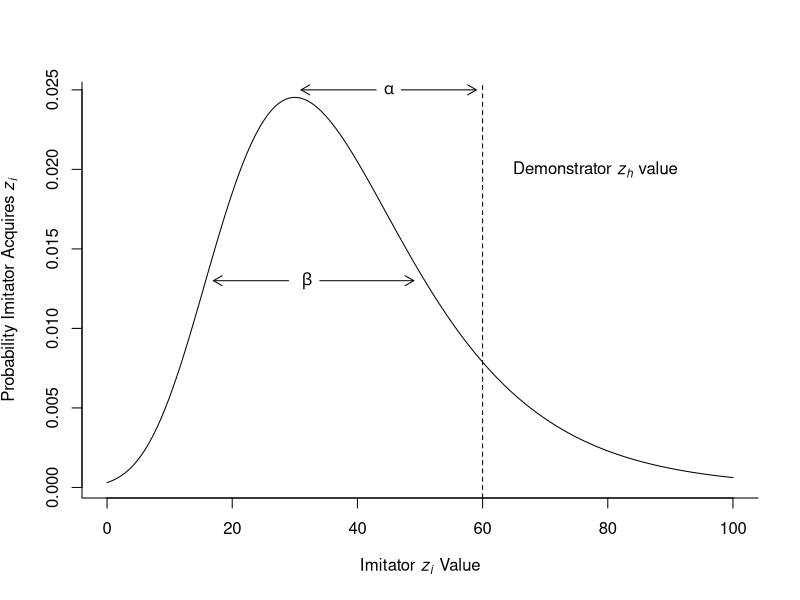
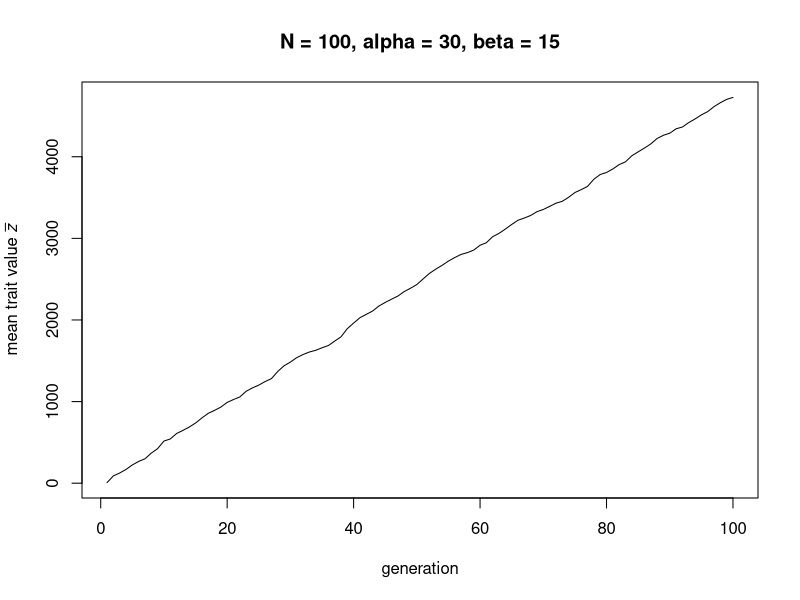
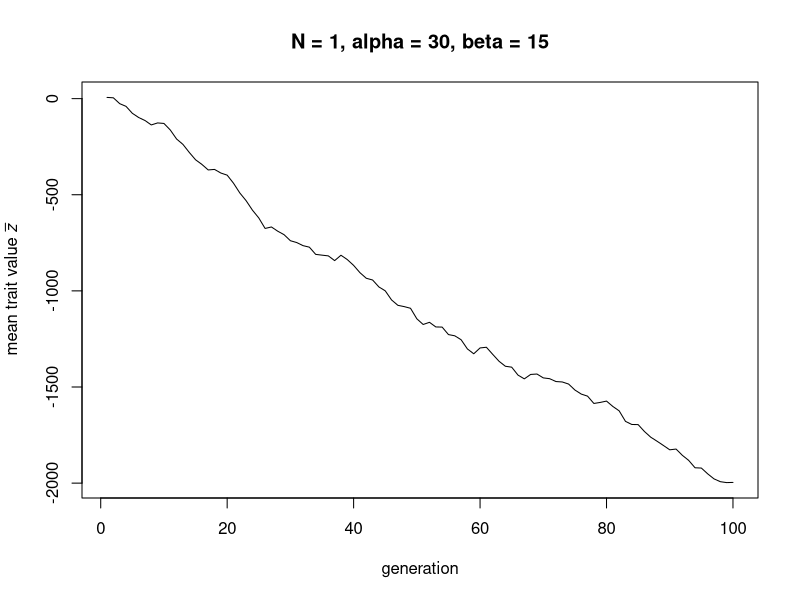
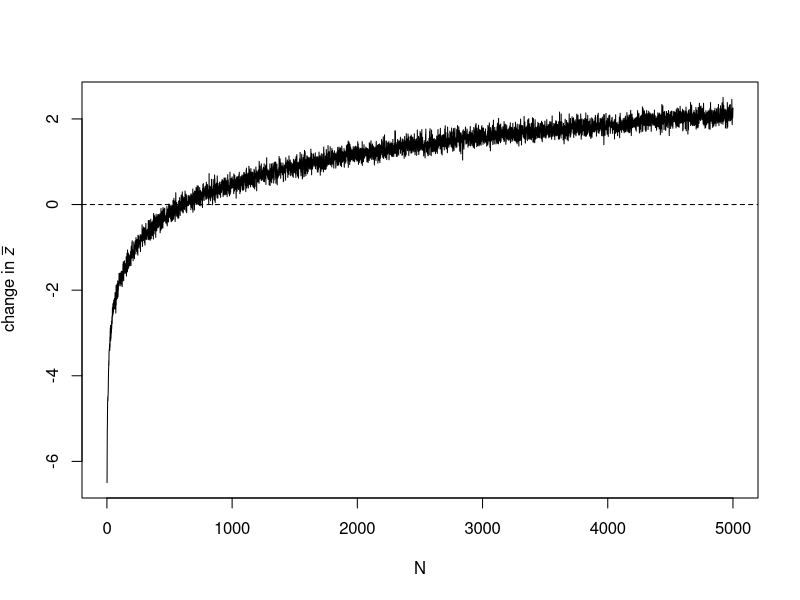
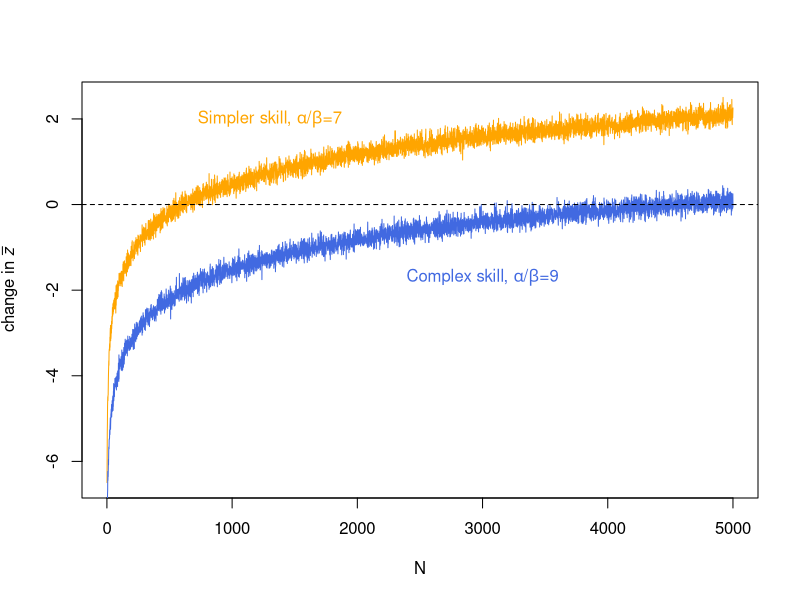
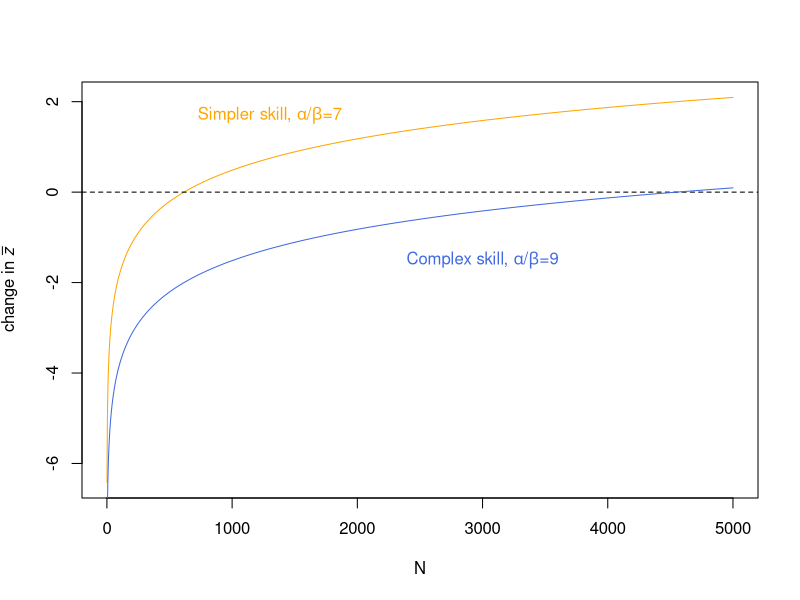

Here is the R script that generated these plots, in order:
## ---- chunk 1

# probability density of the gumbel, for values x
# a is the mode, beta is the dispersion
# defaults to standard gumbel with a=0 and beta=1
dgumbel <- function(x, a = 0, beta = 1) {
  b <- (x - a)/beta
  (1/beta)*exp(-(b+exp(-b)))
}

# n random draws from a gumbel distribution with mode a and dispersion beta
# defaults to standard gumbel with a=0 and beta=1
rgumbel <- function(n, a = 0, beta = 1) {
  a + beta * (-log(-log(runif(n))))
}

## ---- chunk 2

x <- seq(0,100,0.1)  # x-axis values
a <- 30  # mode
beta <- 15  # dispersion

# plot gumbel distribution for the parameters defined above
plot(x, dgumbel(x, a, beta), 
     type = 'l', 
     ylab = expression("Probability Imitator Acquires "*italic("z"[i])), 
     xlab = expression("Imitator "*italic("z"[i])*" Value"), 
     bty='l')

# add a vertical dotted line for the demonstrator with z_h
alpha <- 30
abline(v = a + alpha, lty=2)
text(a + alpha + 18, 0.02, 
     labels = expression("Demonstrator "*italic("z"[h])*" value"))

# add beta label and arrows
text(a+2, 0.013, 
     labels = expression(beta))
arrows(a+4, 0.013, a+19, 0.013, length=0.1)
arrows(a-1, 0.013, a-13, 0.013, length=0.1)

# add alpha label and arrows
text(a+alpha/2, 0.025, 
     labels = expression(alpha))
arrows(a+2+alpha/2, 0.025, a+14+alpha/2, 0.025, length=0.1)
arrows(a-2+alpha/2, 0.025, a-14+alpha/2, 0.025, length=0.1)

## ---- chunk 3

DemographyModel <- function(N, alpha, beta, t_max) {
  
  rgumbel <- function(n, a = 0, beta = 1) {
    a + beta * (-log(-log(runif(n))))
  }

  # create output dataframe to hold mean trait value for each generation
  output <- data.frame(z_bar = rep(NA, t_max)) 
  
  # create 1st generation, N random draws from a gumbel with mode a=0 and dispersion beta
  agent <- data.frame(trait = rgumbel(N, beta = beta))  
  
  # store first generation trait mean
  output$z_bar[1] <- sum(agent$trait) / N
  
  for (t in 2:t_max) {
    
    # get highest skill from current generation
    z_h <- max(agent$trait)  
    
    # draw new values
    agent$trait <- rgumbel(N, a = z_h - alpha, beta = beta)  
    
    # store new mean trait value
    output$z_bar[t] <- sum(agent$trait) / N  
    
  }
  
  plot(x = 1:nrow(output), y = output$z_bar, 
       type = 'l', 
       ylab = expression("mean trait value "*italic(bar("z"))), 
       xlab = "generation", 
       main = paste("N = ", N, ", alpha = ", alpha, ", beta = ", beta, sep = ""))
  
  output
}

## ---- chunk 4

data_model9 <- DemographyModel(N = 100, 
                               alpha = 30, 
                               beta = 15, 
                               t_max = 100)

## ---- chunk 5

data_model9 <- DemographyModel(N = 1, 
                               alpha = 30, 
                               beta = 15, 
                               t_max = 100)

## ---- chunk 6

DemographyModel2 <- function(N_max, alpha, beta, t_max) {
  
  rgumbel <- function(n, a = 0, beta = 1) {
    a + beta * (-log(-log(runif(n))))
  }

  # create output dataframe to hold change in mean trait value for each N 
  output <- rep(0, N_max) 

  for (N in 1:N_max) {
  
    # create 1st generation, n random draws from a gumbel with mode a=0 and dispersion beta
    agent <- rgumbel(N, beta = beta)  
  
    for (t in 1:t_max) {
    
      # current mean z
      z_bar <- sum(agent) / N  
    
      # get highest skill from current generation
      z_h <- max(agent)  
    
      # draw new values
      agent <- rgumbel(N, a = z_h - alpha, beta = beta)  
    
      # add new delta_z_bar to total delta_z_bar for this n
      output[N] <- output[N] + sum(agent) / N - z_bar  
    
    }
  
    # divide total delta_z_bar by t_max to get mean
    output[N] <- output[N] / t_max  
  
  }
  
output
  
}

## ---- chunk 7

data_model9_1 <- DemographyModel2(N_max = 5000, 
                                  alpha = 7, 
                                  beta = 1, 
                                  t_max = 100)

## ---- chunk 8

plot(1:length(data_model9_1), data_model9_1, 
     type = 'l', 
     ylab = expression("change in "*italic(bar("z"))), 
     xlab = "N")

abline(h = 0, lty = 2)

## ---- chunk 9

data_model9_2 <- DemographyModel2(N_max = 5000, 
                                  alpha = 9, 
                                  beta = 1, 
                                  t_max = 100)

plot(1:length(data_model9_1), data_model9_1, 
     type = 'l', 
     ylab = expression("change in "*italic(bar("z"))), 
     xlab = "N", 
     col = "orange")

lines(data_model9_2, col = "royalblue")

abline(h = 0, lty = 2)

text(1300, 2, 
     labels = expression("Simpler skill, "*alpha*"/"*beta*"=7"), 
     col = "orange")
text(3000, -1.7, 
     labels = expression("Complex skill, "*alpha*"/"*beta*"=9"), 
     col = "royalblue")

## ---- chunk 10

N_max <- 5000
delta_z <- rep(NA,N_max)

alpha <- 7
beta <- 1

for (N in 1:N_max) {
  
  delta_z[N] <- -alpha + beta * (-digamma(1) + log(N))
  
}

plot(1:length(delta_z), delta_z, 
     type = 'l', 
     ylab = expression("change in "*italic(bar("z"))), 
     xlab = "N", 
     col = "orange")

abline(h = 0, lty = 2)

alpha <- 9
beta <- 1

for (N in 1:N_max) {
  
  delta_z[N] <- -alpha + beta * (-digamma(1) + log(N))
  
}

lines(delta_z, col = "royalblue")

text(1300, 1.7, 
     labels = expression("Simpler skill, "*alpha*"/"*beta*"=7"), 
     col = "orange")
text(3000, -1.5, 
     labels = expression("Complex skill, "*alpha*"/"*beta*"=9"), 
     col = "royalblue")

